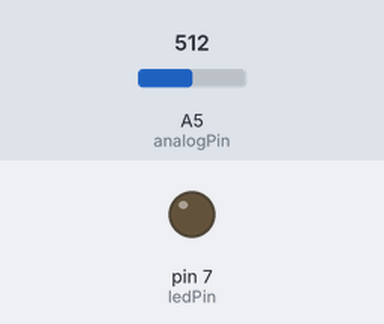
This sketch was run on a simulated Arduino Uno, built with avr-gcc and run on an emulated ATmega328P. On the bench: output pins drawn as LEDs (lit = HIGH). The test bench sets the inputs (shaded band); at power-on: A5 (analogPin) = 512.

Above: at 1.2 s.
1.3 s: A5 (analogPin) set to 208
2.8 s: A5 (analogPin) set to 183
At 4.0 s:
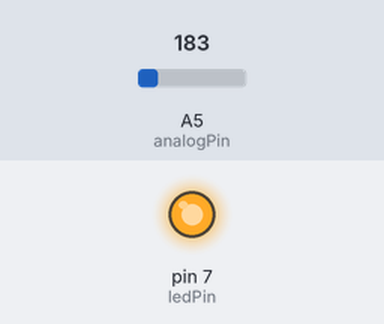
4.3 s: A5 (analogPin) set to 210
At 5.2 s:
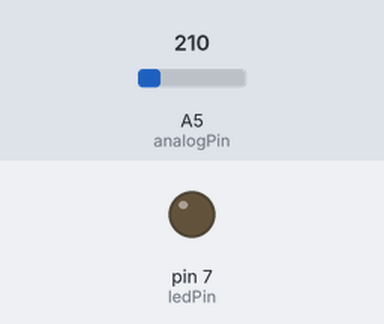
5.8 s: A5 (analogPin) set to 190
At 6.3 s:
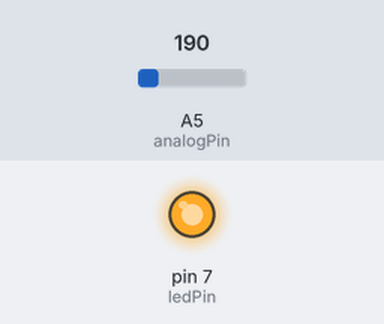
Timing chart, 0 to 8.3 s (numbered marks = the images above; inputs shaded):
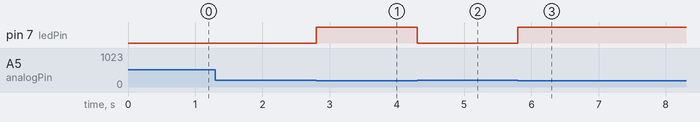

Measured:
- the behaviour switches between 200 and 199 on A5 (analogPin) (found by bisection; images 0 and 1)
- after the input at 1.3 s, every drawn part: stays the same
- after the input at 2.8 s, pin 7 (ledPin): LOW → HIGH at once
- after the input at 4.3 s, pin 7 (ledPin): HIGH → LOW at once
- after the input at 5.8 s, pin 7 (ledPin): LOW → HIGH at once

The sketch:

Dez07_Switch.ino
```cpp
int ledPin    = 7;
int analogPin = 5;

void setup() {
  pinMode(ledPin, OUTPUT);
}

void loop() {

  int input = analogRead(analogPin);

  if (input < 200) {
    digitalWrite(ledPin, HIGH);
  } else {
    digitalWrite(ledPin, LOW);
  }

}
```
